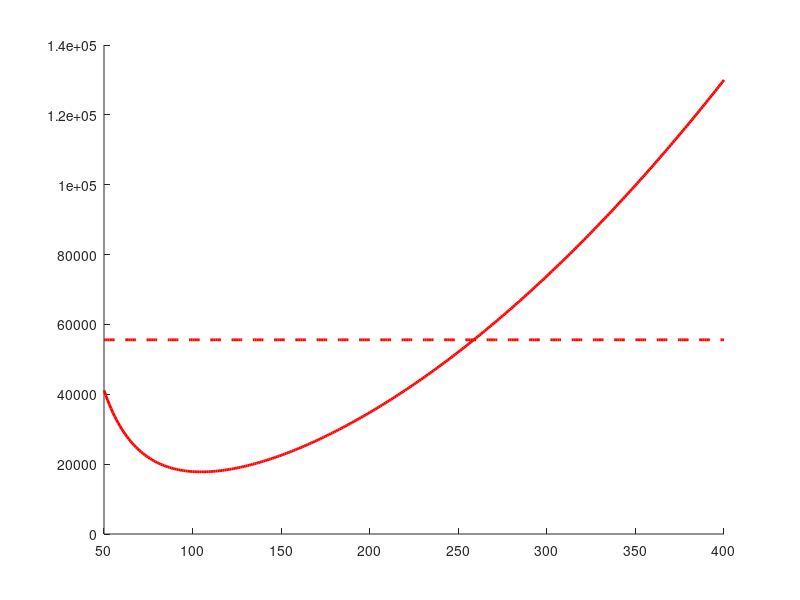

This chart was generated by the following MATLAB code: (Note: this script raises an error after producing the figure.)
%Trabalho Final - Desempenho
%Parte 2 - Envelope de voo em cruzeiro
%Exercício 3B: Comparação com Nível do Mar (SL) e FL450 (45000ft ou 13716m)

%% Modelo da Aeronave
m = 33100; %massa total (kg)
S = 88; %Área da asa (m^2)
CL_max = 2.0; %Coeficiente de sustentação máx. p/ flapes recolhidos
g = 9.81; %gravidade (m/s^2)

%% Cálculos dos demais dados
% Peso (N)
W = m * g;

% Densidade do ar para as 3 altitudes (kg/m³)
altitudes = [0, 3048, 13716];% Nível do mar = 0; 10.000 ft = 3.048m e 45000ft = 13716m.
rho = 1.225 * exp(-altitudes / 8500);
%confirmar rho, dito que achei a fórmula por pesquisa na internet kkkkkkkkk

% Arrasto parasita
CD0 = 0.015; %Para flapes Recolhidos: CD = CD0 + k(CL)^2 (p nossa aeronave: CD = 0.015 + 0.05CL^2)
%slide nº 6 (Aula: Envelopes de Voo)

% Coeficiente de arrasto induzido
k = 0.05; %Para flapes Recolhidos: CD = CD0 + k(CL)^2 (p nossa aeronave: CD = 0.015 + 0.05CL^2)
%slide nº 6 (Aula: Envelopes de Voo)

% Velocidades de teste (m/s)
V = 50:1:400; % Ampliada para cobrir FL450

%% Plot
% Cores para cada altitude
colors = ['r', 'g', 'b'];

figure; hold on;

%% Loop para cada altitude
for i = 1:length(altitudes)
    % Tração disponível (manete 100%)
    T_available = 2 * ( (rho(i)/1.225).^(0.6) * 27800 ); %slide nº 11 (Aula: Envelopes de Voo)
    
    % Tração requerida (Arrasto):

    % Coeficiente de sustentação (CL)
    CL = (2 * W) ./ (rho(i) .* S .* V.^2); %slide nº 5 (Aula: Envelopes de Voo)

    % Coeficiente de arrasto (CD)
    CD = CD0 + k * CL.^2; %slide nº 6 (Aula: Envelopes de Voo)

    % Tração requerida (Arrasto Parabólico)
    D = 0.5 * rho(i) * V.^2 * S .* CD; %slide nº 6 (Aula: Envelopes de Voo)
    
    % Plot das curvas de tração
    plot(V, D, 'Color', colors(i), 'LineWidth', 2, ...
         'DisplayName', ['Tração Req. @ ' num2str(altitudes(i)/1000) ' km']);
    plot(V, T_available * ones(size(V)), '--', 'Color', colors(i), 'LineWidth', 2, ...
         'DisplayName', ['Tração Disp. @ ' num2str(altitudes(i)/1000) ' km']);
    
    % Linha de estol com legenda
    V_stall = sqrt(2 * W / (rho(i) * S * CL_max));
    xline(V_stall, '--', 'Color', colors(i), ...
        'DisplayName', ['Estol (' num2str(altitudes(i)/1000) ' km)']);
end

% Limite de velocidade máxima (Vmo)
Vmo = 890 / 3.6; % 890 km/h -> m/s
xline(Vmo, 'k--', 'LineWidth', 1.5, 'DisplayName', 'V_{mo}');

% Ajustes do gráfico
xlabel('Velocidade (m/s)');
ylabel('Tração (N)');
title('Tração vs. Velocidade em Diferentes Altitudes');
legend('Location', 'northeast');
grid on;
